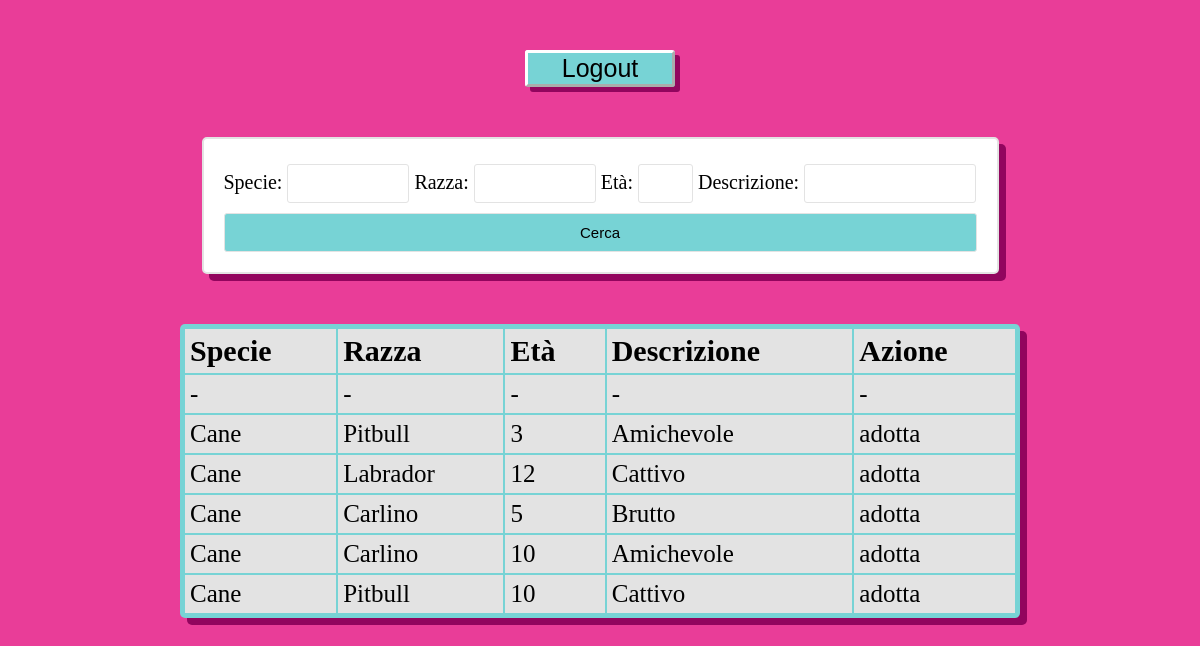
/home/, run on the app's committed database.
### polls/models.py (models this page shows)
class Animale(models.Model):
    specie = models.CharField(max_length=100)
    razza = models.CharField(max_length=50)
    età = models.IntegerField(default=0)
    descrizione = models.CharField(max_length=400)

### polls/views.py (the view)
# urls.py: 2. Add a URL to urlpatterns:  path('', views.home, name='home')
@user_passes_test(lambda u: not u.is_superuser, login_url='home_amministratore')
def home(request):
    animali = Animale.objects.all()
    myFilter = AnimalFilter(request.GET, queryset=animali)
    animali = myFilter.qs
    context = {'animali': animali, 'myFilter': myFilter}
    return render(request, "home.html", context)

### polls/templates/home.html (shortened to what this page needs)
{% load static %}
<!DOCTYPE html>
<html>
    <head>
        <link rel="stylesheet" type="text/css" href="{% static 'styles.css' %}">
    </head>
    <body>
        <div class="navbar">
            <a class="button_link" href="http://www.google.com/">
                <button class="pulsante" >Logout</button>
            </a>
        </div>
        <form id= "form_ricerca" method="get">
            {{myFilter.form}}
            <button class="btn btn-primary" type="submit"> Cerca </button>
        </form>
        <table>
            <thead>
                <th>Specie</th>
                <th>Razza</th>
                <th>Età</th>
                <th>Descrizione</th>
                <th>Azione</th>
            </thead>
            <tbody>
                <tr>
                    <td>-</td>
                    <td>-</td>
                    <td>-</td>
                    <td>-</td>
                    <td>-</td>
                </tr>
                {% for animal in animali %}
                <tr>
                    <td>{{ animal.specie }}</td>
                    <td>{{ animal.razza }}</td>
                    <td>{{ animal.età }}</td>
                    <td>{{ animal.descrizione }}</td>
                    <td><a href="http://127.0.0.1:8000/adotta/" class="pulsante pulsante_tabella">adotta</a></td>
                </tr>
                {% endfor %}
            </tbody>
        </table>
    </body>
</html>

### polls/static/styles.css (style rules this page uses)
* { background-color: rgb(233, 61, 152) ; margin: 0; }
.navbar { display: flex; align-items: center; justify-content: space-around; }
.button_link { width: 150px; margin-top: 50px; align-self: center; }
.pulsante { background-color: rgb(119, 211, 213); border-color: #fff; border-width: 3px; width: 100%; font-size: 25px; box-shadow: 5px 5px rgb(146, 5, 94); border-radius: 3px; }
a, a:hover, a:focus, a:active { text-decoration: none; color: inherit; }
.pulsante_tabella { background: #e3e3e3; box-shadow: none; }
table { background-color: rgb(119, 211, 213); margin: auto; margin-top: 50px; text-align: left; width: 70%; padding: 3px; box-shadow: 7px 7px rgb(146, 5, 94); border-radius: 5px; margin-bottom: 100px; }
th, td { background-color: #e3e3e3; font-size: 30px; padding: 5px; padding-right: 20px; }
td { font-size: 25px; }
form { max-width: 400px; margin: auto; padding: 20px; border: 2px solid #e3e3e3; border-radius: 5px; box-shadow: 7px 7px rgb(146, 5, 94); background-color: #fff; margin-top: 50px; font-size: 20px; }
form label { background-color: #fff; }
form input[type="text"], form input[type="email"], form input[type="password"], form select, #id_età { width: 90%; padding: 10px; margin-bottom: 10px; margin-top: 5px; border: 1.5px solid #e3e3e3; border-radius: 3px; background-color: #fff; }
form button[type="submit"], input { width: 100%; padding: 10px; background-color: rgb(119, 211, 213); color: #fff; border: 1px solid #e3e3e3; border-radius: 3px; font-size: 15px; color:black; }
#id_specie, #id_razza { width: 100px; }
#id_età { width: 33px; }
#id_descrizione { width: 150px; }
#form_ricerca { width: 753px; max-width: none; }

### data on the page
Animale: specie "Cane", razza "Pitbull", età "3", descrizione "Amichevole"
Animale: specie "Cane", razza "Labrador", età "12", descrizione "Cattivo"
Animale: specie "Cane", razza "Carlino", età "5", descrizione "Brutto"
Animale: specie "Cane", razza "Carlino", età "10", descrizione "Amichevole"
Animale: specie "Cane", razza "Pitbull", età "10", descrizione "Cattivo"
